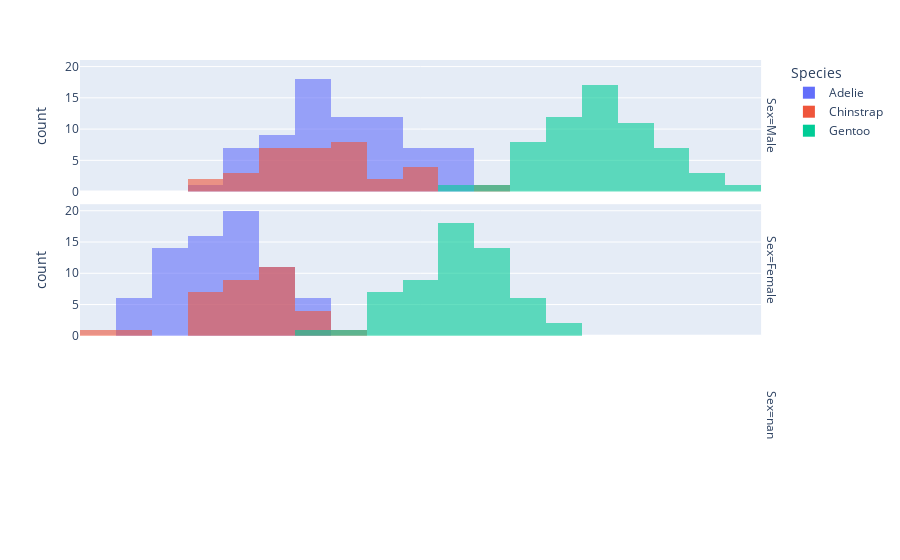

Write notebook code for a chart like this one.
### Code cell
fig = px.histogram(
    df, x="Body Mass G", color="Species",
    nbins=30, barmode="overlay", opacity=0.60,
    facet_row="Sex"
)
fig.show()

### Figure 1 — Plotly figure (JSON) as saved in the notebook; plotly's stock layout.template omitted (floating-point values rounded to 4 significant figures)
{"data": [{"bingroup": "x", "hovertemplate": "Species=Adelie<br>Sex=Male<br>Body Mass G=%{x}<br>count=%{y}<extra></extra>", "legendgroup": "Adelie", "marker": {"color": "#636efa", "opacity": 0.6, "pattern": {"shape": ""}}, "name": "Adelie", "nbinsx": 30, "orientation": "v", "showlegend": true, "type": "histogram", "x": [3750.0, 3650.0, 4675.0, 3800.0, 4400.0, 4500.0, 4200.0, 3600.0, 3950.0, 3800.0, 3550.0, 3950.0, 3900.0, 3900.0, 4150.0, 3950.0, 4650.0, 3900.0, 4400.0, 4600.0, 3425.0, 4150.0, 4300.0, 4050.0, 3700.0, 3800.0, 3750.0, 4400.0, 4050.0, 3950.0, 4100.0, 4450.0, 3900.0, 4150.0, 4250.0, 3900.0, 4000.0, 4700.0, 4200.0, 3550.0, 3800.0, 3950.0, 4300.0, 4450.0, 4300.0, 4350.0, 4100.0, 4725.0, 4250.0, 3550.0, 3900.0, 4775.0, 4600.0, 4275.0, 4075.0, 3775.0, 3325.0, 3500.0, 3875.0, 4000.0, 4300.0, 4000.0, 3500.0, 4475.0, 3900.0, 3975.0, 4250.0, 3475.0, 3725.0, 3650.0, 4250.0, 3750.0, 4000.0], "xaxis": "x3", "yaxis": "y3"}, {"bingroup": "x", "hovertemplate": "Species=Adelie<br>Sex=Female<br>Body Mass G=%{x}<br>count=%{y}<extra></extra>", "legendgroup": "Adelie", "marker": {"color": "#636efa", "opacity": 0.6, "pattern": {"shape": ""}}, "name": "Adelie", "nbinsx": 30, "orientation": "v", "showlegend": false, "type": "histogram", "x": [3800.0, 3250.0, 3450.0, 3625.0, 3200.0, 3700.0, 3450.0, 3325.0, 3400.0, 3800.0, 3800.0, 3200.0, 3150.0, 3250.0, 3300.0, 3325.0, 3550.0, 3300.0, 3150.0, 3100.0, 3000.0, 3450.0, 3500.0, 3450.0, 2900.0, 3550.0, 2850.0, 3150.0, 3600.0, 2850.0, 3350.0, 3050.0, 3600.0, 3550.0, 3700.0, 3700.0, 3550.0, 3200.0, 3800.0, 3350.0, 3500.0, 3600.0, 3550.0, 3400.0, 3300.0, 3700.0, 2900.0, 3725.0, 3075.0, 2925.0, 3750.0, 3175.0, 3825.0, 3200.0, 3900.0, 2900.0, 3350.0, 3150.0, 3450.0, 3050.0, 3275.0, 3050.0, 3325.0, 3500.0, 3425.0, 3175.0, 3400.0, 3400.0, 3050.0, 3000.0, 3475.0, 3450.0, 3700.0], "xaxis": "x2", "yaxis": "y2"}, {"bingroup": "x", "hovertemplate": "Species=Chinstrap<br>Sex=Male<br>Body Mass G=%{x}<br>count=%{y}<extra></extra>", "legendgroup": "Chinstrap", "marker": {"color": "#EF553B", "opacity": 0.6, "pattern": {"shape": ""}}, "name": "Chinstrap", "nbinsx": 30, "orientation": "v", "showlegend": true, "type": "histogram", "x": [3900.0, 3650.0, 3725.0, 3750.0, 3700.0, 3775.0, 4050.0, 4050.0, 3300.0, 4400.0, 3400.0, 3800.0, 4150.0, 3800.0, 4550.0, 4300.0, 4100.0, 3600.0, 4800.0, 4500.0, 3950.0, 3550.0, 4450.0, 4300.0, 3250.0, 3950.0, 4050.0, 3450.0, 4050.0, 3800.0, 3950.0, 4000.0, 3775.0, 4100.0], "xaxis": "x3", "yaxis": "y3"}, {"bingroup": "x", "hovertemplate": "Species=Chinstrap<br>Sex=Female<br>Body Mass G=%{x}<br>count=%{y}<extra></extra>", "legendgroup": "Chinstrap", "marker": {"color": "#EF553B", "opacity": 0.6, "pattern": {"shape": ""}}, "name": "Chinstrap", "nbinsx": 30, "orientation": "v", "showlegend": false, "type": "histogram", "x": [3500.0, 3525.0, 3950.0, 3250.0, 4150.0, 3800.0, 3700.0, 3575.0, 3700.0, 3450.0, 3600.0, 2900.0, 3300.0, 3400.0, 3700.0, 3200.0, 3350.0, 3900.0, 3850.0, 2700.0, 3650.0, 3500.0, 3675.0, 3400.0, 3675.0, 3325.0, 3600.0, 3350.0, 3250.0, 3525.0, 3650.0, 3650.0, 3400.0, 3775.0], "xaxis": "x2", "yaxis": "y2"}, {"bingroup": "x", "hovertemplate": "Species=Gentoo<br>Sex=Male<br>Body Mass G=%{x}<br>count=%{y}<extra></extra>", "legendgroup": "Gentoo", "marker": {"color": "#00cc96", "opacity": 0.6, "pattern": {"shape": ""}}, "name": "Gentoo", "nbinsx": 30, "orientation": "v", "showlegend": true, "type": "histogram", "x": [5700.0, 5700.0, 5400.0, 5200.0, 5150.0, 5550.0, 5850.0, 5850.0, 6300.0, 5350.0, 5700.0, 5050.0, 5100.0, 5650.0, 5550.0, 5250.0, 6050.0, 5400.0, 5250.0, 5350.0, 5700.0, 4750.0, 5550.0, 5400.0, 5300.0, 5300.0, 5000.0, 5050.0, 5000.0, 5550.0, 5300.0, 5650.0, 5700.0, 5800.0, 5550.0, 5000.0, 5100.0, 5800.0, 6000.0, 5950.0, 5450.0, 5350.0, 5600.0, 5300.0, 5550.0, 5400.0, 5650.0, 5200.0, 4925.0, 5250.0, 5600.0, 5500.0, 5500.0, 5500.0, 5500.0, 5950.0, 5500.0, 5850.0, 6000.0, 5750.0, 5400.0], "xaxis": "x3", "yaxis": "y3"}, {"bingroup": "x", "hovertemplate": "Species=Gentoo<br>Sex=Female<br>Body Mass G=%{x}<br>count=%{y}<extra></extra>", "legendgroup": "Gentoo", "marker": {"color": "#00cc96", "opacity": 0.6, "pattern": {"shape": ""}}, "name": "Gentoo", "nbinsx": 30, "orientation": "v", "showlegend": false, "type": "histogram", "x": [4500.0, 4450.0, 4550.0, 4800.0, 4400.0, 4650.0, 4650.0, 4200.0, 4150.0, 4800.0, 5000.0, 4400.0, 5000.0, 4600.0, 4700.0, 5050.0, 5150.0, 4950.0, 4350.0, 3950.0, 4300.0, 4900.0, 4200.0, 5100.0, 4850.0, 4400.0, 4900.0, 4300.0, 4450.0, 4200.0, 4400.0, 4700.0, 4700.0, 4750.0, 5200.0, 4700.0, 4600.0, 4750.0, 4625.0, 4725.0, 4750.0, 4600.0, 4875.0, 4950.0, 4750.0, 4850.0, 4875.0, 4625.0, 4850.0, 4975.0, 4700.0, 4575.0, 5000.0, 4650.0, 4375.0, 4925.0, 4850.0, 5200.0], "xaxis": "x2", "yaxis": "y2"}], "layout": {"annotations": [{"font": {}, "showarrow": false, "text": "Sex=nan", "textangle": 90, "x": 0.98, "xanchor": "left", "xref": "paper", "y": 0.1567, "yanchor": "middle", "yref": "paper"}, {"font": {}, "showarrow": false, "text": "Sex=Female", "textangle": 90, "x": 0.98, "xanchor": "left", "xref": "paper", "y": 0.5, "yanchor": "middle", "yref": "paper"}, {"font": {}, "showarrow": false, "text": "Sex=Male", "textangle": 90, "x": 0.98, "xanchor": "left", "xref": "paper", "y": 0.8433, "yanchor": "middle", "yref": "paper"}], "barmode": "overlay", "legend": {"title": {"text": "Species"}, "tracegroupgap": 0}, "margin": {"t": 60}, "xaxis": {"anchor": "y", "domain": [0, 0.98], "title": {"text": "Body Mass G"}}, "xaxis2": {"anchor": "y2", "domain": [0, 0.98], "matches": "x", "showticklabels": false}, "xaxis3": {"anchor": "y3", "domain": [0, 0.98], "matches": "x", "showticklabels": false}, "yaxis": {"anchor": "x", "domain": [0, 0.3133], "title": {"text": "count"}}, "yaxis2": {"anchor": "x2", "domain": [0.3433, 0.6567], "matches": "y", "title": {"text": "count"}}, "yaxis3": {"anchor": "x3", "domain": [0.6867, 1.0], "matches": "y", "title": {"text": "count"}}}}
